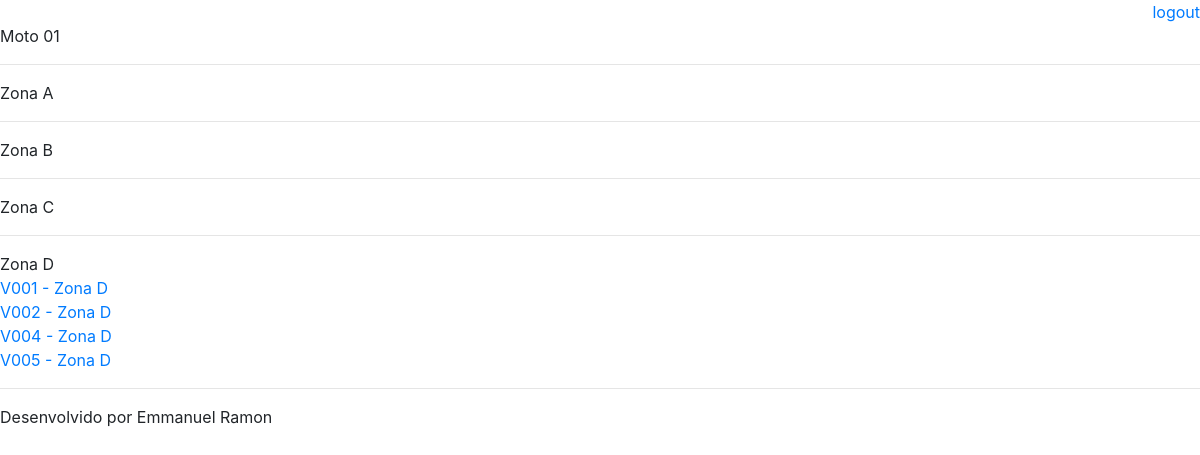
The page /selecionar/veiculo/4/ on the database as committed earlier.
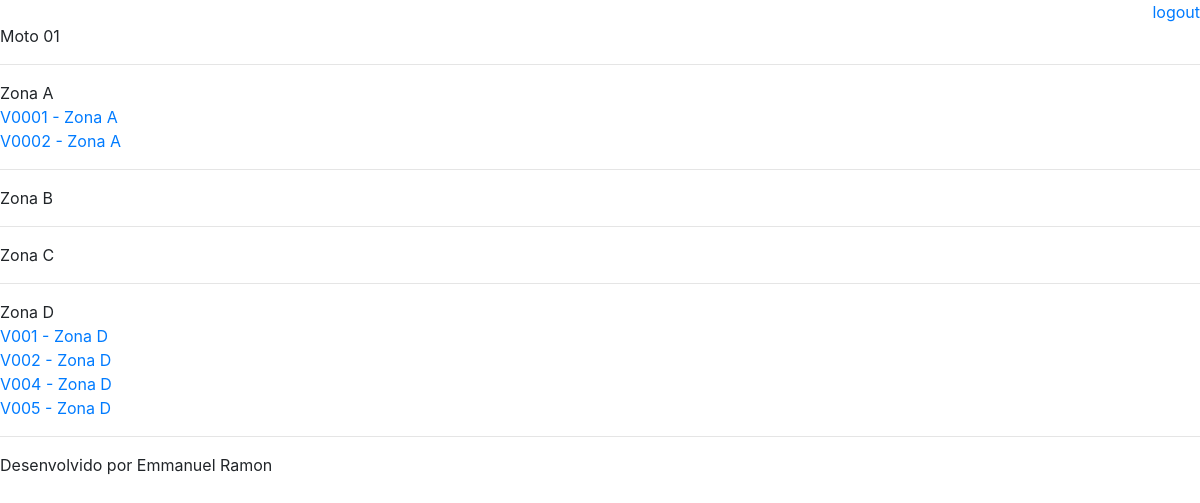
The same page on the database as committed later.
### core/models.py (models this page shows)
class Estacionamento(models.Model):
	nome    = models.CharField(max_length=16)
	cap_max = models.IntegerField()
	ativo  = models.BooleanField(default=True)
	def __str__(self):
		return self.nome

class Vaga(models.Model):
	nome    = models.CharField(max_length=16)
	veiculo = models.OneToOneField(Veiculo, models.SET_NULL, blank=True,null=True,)
	ocupada = models.BooleanField(default=False)
	estacionamento = models.ForeignKey(Estacionamento, on_delete=models.CASCADE)
	def __str__(self):
		return self.nome

### core/views.py (the view)
# urls.py: path('selecionar/veiculo/<int:id_veiculo>/', views.selecionar_veiculo, name='selecionar_veiculo'),
def selecionar_veiculo(request, id_veiculo):
	try:
		veiculo = Veiculo.objects.get(id=id_veiculo)
		return escolher_vaga(request, veiculo)
	except Exception as e:
		raise e

### core/models.py (called while the page is built)
	def __str__(self):
		return self.nome

### core/views.py (called while the page is built)
def escolher_vaga(request, veiculo):
	dados={'veiculo': veiculo}
	estacionamentos = Estacionamento.objects.all()
	vagas = Vaga.objects.filter(ocupada=False)
	dados['estacionamentos'] = estacionamentos
	dados['vagas'] = vagas
	return render(request, 'vaga.html',dados)

### templates/vaga.html
{% extends "model-page.html" %}
{% block content %}
{{ veiculo }}
<hr>
{% for item in estacionamentos %}
{{ item }}<br>
	{% for vaga in vagas %}
		{% if vaga.estacionamento == item %}
			<a href="{% url 'ocupar_vaga' vaga.id veiculo.id  %}">{{ vaga }}</a><br>
		{% endif %}
	{% endfor %}
	<hr>
{% endfor %}
{% endblock %}

Rows that differ between the two databases and show on the page:
changed Estacionamento "Zona A": gains Vaga (nome "V0001 - Zona A"); gains Vaga (nome "V0002 - Zona A")
